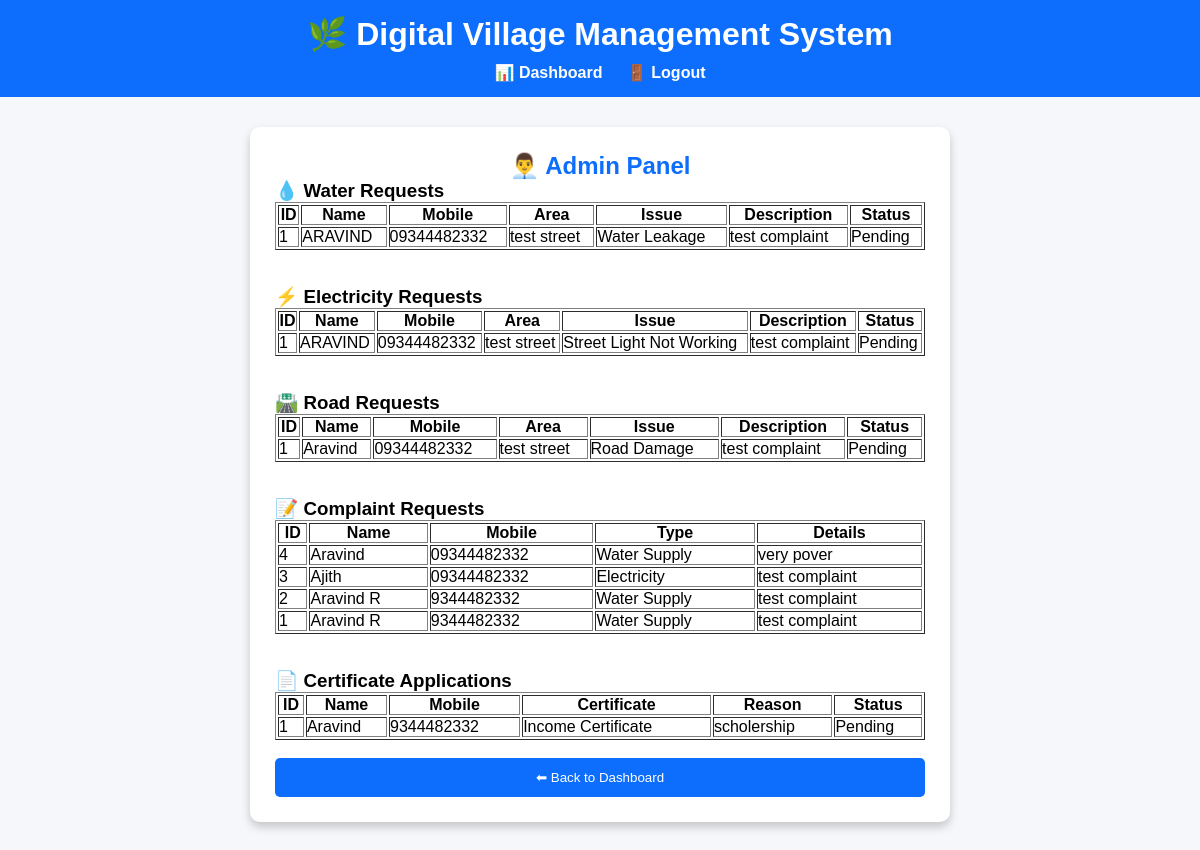
The page /admin (signed in) on the database its author committed.
### tables this page shows
CREATE TABLE water_requests (
        id INTEGER PRIMARY KEY AUTOINCREMENT,
        name TEXT,
        mobile TEXT,
        area TEXT,
        issue TEXT,
        description TEXT,
        status TEXT DEFAULT 'Pending'
    );

CREATE TABLE electricity_requests (
        id INTEGER PRIMARY KEY AUTOINCREMENT,
        name TEXT,
        mobile TEXT,
        area TEXT,
        issue TEXT,
        description TEXT,
        status TEXT DEFAULT 'Pending'
    );

CREATE TABLE road_requests (
        id INTEGER PRIMARY KEY AUTOINCREMENT,
        name TEXT,
        mobile TEXT,
        area TEXT,
        issue TEXT,
        description TEXT,
        status TEXT DEFAULT 'Pending'
    );

CREATE TABLE complaints(
id INTEGER PRIMARY KEY AUTOINCREMENT,
name TEXT,
mobile TEXT,
type TEXT,
details TEXT
);

CREATE TABLE certificates (
        id INTEGER PRIMARY KEY AUTOINCREMENT,
        name TEXT,
        mobile TEXT,
        certificate TEXT,
        reason TEXT,
        status TEXT DEFAULT 'Pending'
    );

### app.py (the view)
@app.route("/admin")
def admin():
    if not session.get("admin"):
        return redirect(url_for("adminlogin"))
    conn = sqlite3.connect("village.db")
    cur = conn.cursor()
    try:
        cur.execute("SELECT * FROM water_requests ORDER BY id DESC")
        water_requests = cur.fetchall()
        cur.execute("SELECT * FROM electricity_requests ORDER BY id DESC")
        electricity_requests = cur.fetchall()
        cur.execute("SELECT * FROM road_requests ORDER BY id DESC")
        road_requests = cur.fetchall()
        cur.execute("SELECT * FROM certificates ORDER BY id DESC")
        certificates = cur.fetchall()
        cur.execute("SELECT * FROM complaints ORDER BY id DESC")
        complaints = cur.fetchall()
    except sqlite3.Error:
        water_requests = []
        electricity_requests = []
        road_requests = []
        certificates = []
        complaints = []
    conn.close()
    return render_template(
        "admin.html",
        water_requests=water_requests,
        electricity_requests=electricity_requests,
        road_requests=road_requests,
        certificates=certificates,
        complaints=complaints
    )

### templates/admin.html (shortened to what this page needs)
<!DOCTYPE html>
<html lang="en">
<head>
    <link rel="stylesheet" href="{{ url_for('static', filename='style.css') }}">
</head>
<body>
    <header>
        <h1>🌿 Digital Village Management System</h1>
        <nav>
            <a href="/dashboard">📊 Dashboard</a>
            <a href="/adminlogout">🚪 Logout</a>
        </nav>
    </header>
    <div class="container">
        <h2 style="text-align:center;color:#0d6efd;">
            👨‍💼 Admin Panel
        </h2>
        <h3>💧 Water Requests</h3>
        <table border="1" width="100%" cellpadding="8">
            <tr>
                <th>ID</th>
                <th>Name</th>
                <th>Mobile</th>
                <th>Area</th>
                <th>Issue</th>
                <th>Description</th>
                <th>Status</th>
            </tr>
            {% for row in water_requests %}
            <tr>
                <td>{{ row[0] }}</td>
                <td>{{ row[1] }}</td>
                <td>{{ row[2] }}</td>
                <td>{{ row[3] }}</td>
                <td>{{ row[4] }}</td>
                <td>{{ row[5] }}</td>
                <td>{{ row[6] }}</td>
            </tr>
            {% endfor %}
        </table>
        <br><br>
        <h3>⚡ Electricity Requests</h3>
        <table border="1" width="100%" cellpadding="8">
            <tr>
                <th>ID</th>
                <th>Name</th>
                <th>Mobile</th>
                <th>Area</th>
                <th>Issue</th>
                <th>Description</th>
                <th>Status</th>
            </tr>
            {% for row in electricity_requests %}
            <tr>
                <td>{{ row[0] }}</td>
                <td>{{ row[1] }}</td>
                <td>{{ row[2] }}</td>
                <td>{{ row[3] }}</td>
                <td>{{ row[4] }}</td>
                <td>{{ row[5] }}</td>
                <td>{{ row[6] }}</td>
            </tr>
            {% endfor %}
        </table>
        <br><br>
        <h3>🛣️ Road Requests</h3>
        <table border="1" width="100%" cellpadding="8">
            <tr>
                <th>ID</th>
                <th>Name</th>
                <th>Mobile</th>
                <th>Area</th>
                <th>Issue</th>
                <th>Description</th>
                <th>Status</th>
            </tr>
            {% for row in road_requests %}
            <tr>
                <td>{{ row[0] }}</td>
                <td>{{ row[1] }}</td>
                <td>{{ row[2] }}</td>
                <td>{{ row[3] }}</td>
                <td>{{ row[4] }}</td>
                <td>{{ row[5] }}</td>
                <td>{{ row[6] }}</td>
            </tr>
            {% endfor %}
        </table>
        <br><br>
        <h3>📝 Complaint Requests</h3>
        <table border="1" width="100%" cellpadding="8">
            <tr>
                <th>ID</th>
                <th>Name</th>
                <th>Mobile</th>
                <th>Type</th>
                <th>Details</th>
            </tr>
            {% for row in complaints %}
            <tr>
                <td>{{ row[0] }}</td>
                <td>{{ row[1] }}</td>
                <td>{{ row[2] }}</td>
                <td>{{ row[3] }}</td>
                <td>{{ row[4] }}</td>
            </tr>
            {% endfor %}
        </table>
        <br><br>
        <h3>📄 Certificate Applications</h3>
        <table border="1" width="100%" cellpadding="8">
            <tr>
                <th>ID</th>
                <th>Name</th>
                <th>Mobile</th>
                <th>Certificate</th>
                <th>Reason</th>
                <th>Status</th>
            </tr>
            {% for row in certificates %}
            <tr>
                <td>{{ row[0] }}</td>
                <td>{{ row[1] }}</td>
                <td>{{ row[2] }}</td>
                <td>{{ row[3] }}</td>
                <td>{{ row[4] }}</td>
                <td>{{ row[5] }}</td>
            </tr>
            {% endfor %}
        </table>
        <br>
        <a href="/dashboard">
            <button>⬅ Back to Dashboard</button>
        </a>
    </div>
</body>
</html>

### static/style.css (style rules this page uses)
* { margin: 0; padding: 0; box-sizing: border-box; font-family: Arial, sans-serif; }
body { background: #f5f7fa; }
header { background: #0d6efd; color: white; padding: 15px; text-align: center; }
nav { margin-top: 10px; }
nav a { color: white; text-decoration: none; margin: 10px; font-weight: bold; }
button { width: 100%; background: #0d6efd; color: white; border: none; padding: 12px; border-radius: 5px; cursor: pointer; }
.container { width: 90%; max-width: 700px; margin: 30px auto; background: white; padding: 25px; border-radius: 10px; box-shadow: 0 5px 10px rgba(0, 0, 0, .2); }

### rows shown on the page
water_requests: id "1", name "ARAVIND", mobile "09344482332", area "test street", issue "Water Leakage", description "test complaint", status "Pending"
electricity_requests: id "1", name "ARAVIND", mobile "09344482332", area "test street", issue "Street Light Not Working", description "test complaint", status "Pending"
road_requests: id "1", name "Aravind", mobile "09344482332", area "test street", issue "Road Damage", description "test complaint", status "Pending"
complaints: id "4", name "Aravind", mobile "09344482332", type "Water Supply", details "very pover"
complaints: id "3", name "Ajith", mobile "09344482332", type "Electricity", details "test complaint"
complaints: id "2", name "Aravind R", mobile "9344482332", type "Water Supply", details "test complaint"
complaints: id "1", name "Aravind R", mobile "9344482332", type "Water Supply", details "test complaint"
certificates: id "1", name "Aravind", mobile "9344482332", certificate "Income Certificate", reason "scholership", status "Pending"
